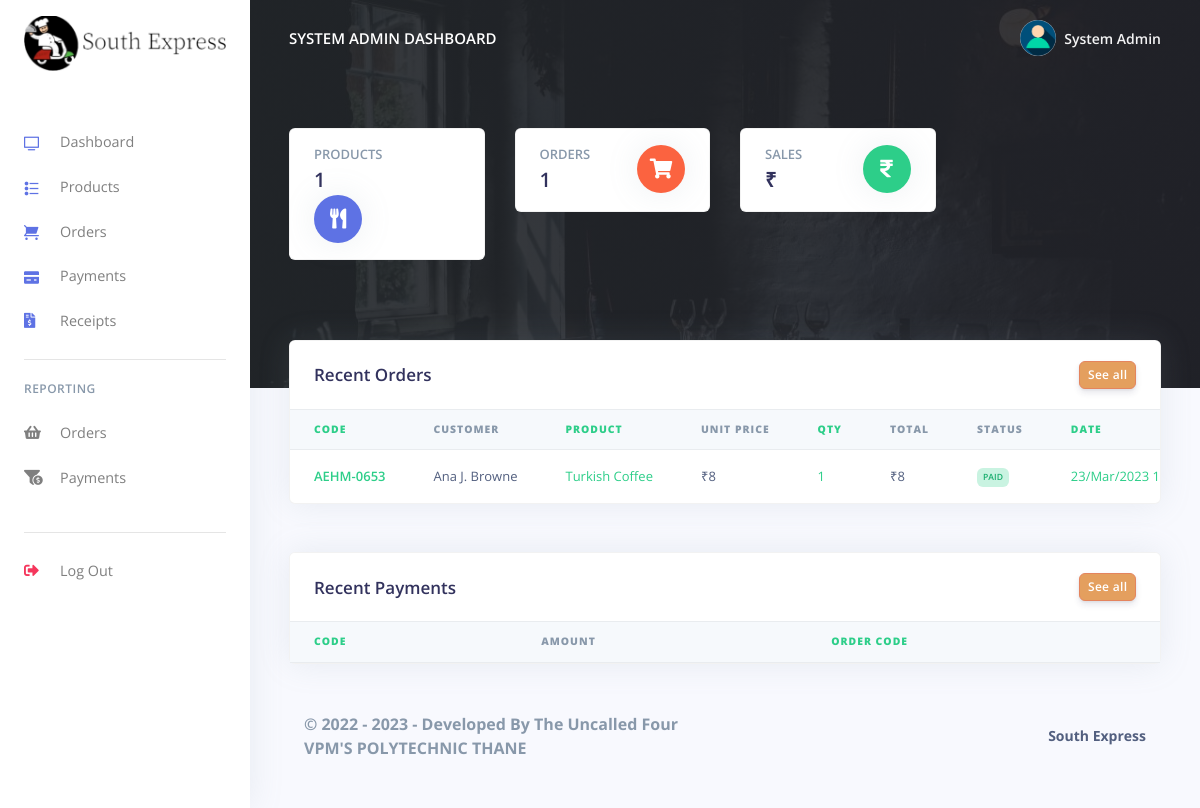
Screenshot of /Restro/admin/dashboard.php (signed in) with the database file from the repository.
### tables this page shows
CREATE TABLE `rpos_admin` (
  `admin_id` varchar(200) NOT NULL,
  `admin_name` varchar(200) NOT NULL,
  `admin_email` varchar(200) NOT NULL,
  `admin_password` varchar(200) NOT NULL
);

CREATE TABLE `rpos_orders` (
  `order_code` varchar(200) NOT NULL,
  `customer_name` varchar(200) NOT NULL,
  `prod_id` varchar(200) NOT NULL,
  `prod_name` varchar(200) NOT NULL,
  `prod_price` varchar(200) NOT NULL,
  `prod_qty` varchar(200) NOT NULL,
  `order_status` varchar(200) NOT NULL,
  `created_at` timestamp(6) NOT NULL DEFAULT CURRENT_TIMESTAMP(6) ON UPDATE CURRENT_TIMESTAMP(6)
);

### Restro/admin/partials/_analytics.php (called while the page is built, shortened)
<?php
$query = "SELECT COUNT(*) FROM `rpos_orders` ";
$stmt = $mysqli->prepare($query);
$stmt->execute();
$stmt->bind_result($orders);
$query = "SELECT COUNT(*) FROM `rpos_products` ";
$stmt = $mysqli->prepare($query);
$stmt->execute();
$stmt->bind_result($products);

### Restro/admin/dashboard.php (the view, shortened to what this page needs)
<?php
include('config/config.php');
require_once('partials/_head.php');
require_once('partials/_analytics.php');
?>
<body>
  <?php
  require_once('partials/_sidebar.php');
  ?>
  <div class="main-content">
    <?php
    require_once('partials/_topnav.php');
    ?>
    <div style="background-image: url(assets/img/theme/restro00.jpg); background-size: cover;" class="header  pb-8 pt-5 pt-md-8">
      <span class="mask bg-gradient-dark opacity-8"></span>
      <div class="container-fluid">
        <div class="header-body">
          <div class="row">
            <div class="col-xl-3 col-lg-6">
              <div class="card card-stats mb-4 mb-xl-0">
                <div class="card-body">
                  <div class="row">
                    <div class="col">
                      <h5 class="card-title text-uppercase text-muted mb-0">Products</h5>
                      <span class="h2 font-weight-bold mb-0"><?php echo $products; ?></span>
                    </div>
                    <div class="col-auto">
                      <div class="icon icon-shape bg-primary text-white rounded-circle shadow">
                        <i class="fas fa-utensils"></i>
                      </div>
                    </div>
                  </div>
                </div>
              </div>
            </div>
            <div class="col-xl-3 col-lg-6">
              <div class="card card-stats mb-4 mb-xl-0">
                <div class="card-body">
                  <div class="row">
                    <div class="col">
                      <h5 class="card-title text-uppercase text-muted mb-0">Orders</h5>
                      <span class="h2 font-weight-bold mb-0"><?php echo $orders; ?></span>
                    </div>
                    <div class="col-auto">
                      <div class="icon icon-shape bg-warning text-white rounded-circle shadow">
                        <i class="fas fa-shopping-cart"></i>
                      </div>
                    </div>
                  </div>
                </div>
              </div>
            </div>
            <div class="col-xl-3 col-lg-6">
              <div class="card card-stats mb-4 mb-xl-0">
                <div class="card-body">
                  <div class="row">
                    <div class="col">
                      <h5 class="card-title text-uppercase text-muted mb-0">Sales</h5>
                      <span class="h2 font-weight-bold mb-0">₹<?php echo $sales; ?></span>
                    </div>
                    <div class="col-auto">
                      <div class="icon icon-shape bg-green text-white rounded-circle shadow">
                      <i class="fas fa-rupee-sign"></i>
                      </div>
                    </div>
                  </div>
                </div>
              </div>
            </div>
          </div>
        </div>
      </div>
    </div>
    <div class="container-fluid mt--7">
      <div class="row mt-5">
        <div class="col-xl-12 mb-5 mb-xl-0">
          <div class="card shadow">
            <div class="card-header border-0">
              <div class="row align-items-center">
                <div class="col">
                  <h3 class="mb-0">Recent Orders</h3>
                </div>
                <div class="col text-right">
                  <a href="orders_reports.php" class="btn btn-sm btn-primary">See all</a>
                </div>
              </div>
            </div>
            <div class="table-responsive">
              <table class="table align-items-center table-flush">
                <thead class="thead-light">
                  <tr>
                    <th class="text-success" scope="col"><b>Code</b></th>
                    <th scope="col"><b>Customer</b></th>
                    <th class="text-success" scope="col"><b>Product</b></th>
                    <th scope="col"><b>Unit Price</b></th>
                    <th class="text-success" scope="col"><b>Qty</b></th>
                    <th scope="col"><b>Total</b></th>
                    <th scop="col"><b>Status</b></th>
                    <th class="text-success" scope="col"><b>Date</b></th>
                  </tr>
                </thead>
                <tbody>
                  <?php
                  $ret = "SELECT * FROM  rpos_orders ORDER BY `rpos_orders`.`created_at` DESC LIMIT 7 ";
                  $stmt = $mysqli->prepare($ret);
                  $stmt->execute();
                  $res = $stmt->get_result();
                  while ($order = $res->fetch_object()) {
                    $total = ($order->prod_price * $order->prod_qty);
                  ?>
                    <tr>
                      <th class="text-success" scope="row"><?php echo $order->order_code; ?></th>
                      <td><?php echo $order->customer_name; ?></td>
                      <td class="text-success"><?php echo $order->prod_name; ?></td>
                      <td>₹<?php echo $order->prod_price; ?></td>
                      <td class="text-success"><?php echo $order->prod_qty; ?></td>
                      <td>₹<?php echo $total; ?></td>
                      <td><?php if ($order->order_status == '') {
                            echo "<span class='badge badge-danger'>Not Paid</span>";
                          } else {
                            echo "<span class='badge badge-success'>$order->order_status</span>";
                          } ?></td>
                      <td class="text-success"><?php echo date('d/M/Y g:i', strtotime($order->created_at)); ?></td>
                    </tr>
                  <?php } ?>
                </tbody>
              </table>
            </div>
          </div>
        </div>
      </div>
      <div class="row mt-5">
        <div class="col-xl-12">
          <div class="card shadow">
            <div class="card-header border-0">
              <div class="row align-items-center">
                <div class="col">
                  <h3 class="mb-0">Recent Payments</h3>
                </div>
                <div class="col text-right">
                  <a href="payments_reports.php" class="btn btn-sm btn-primary">See all</a>
                </div>
              </div>
            </div>
            <div class="table-responsive">
              <table class="table align-items-center table-flush">
                <thead class="thead-light">
                  <tr>
                    <th class="text-success" scope="col"><b>Code</b></th>
                    <th scope="col"><b>Amount</b></th>
                    <th class='text-success' scope="col"><b>Order Code</b></th>
                  </tr>
                </thead>
              </table>
            </div>
          </div>
        </div>
      </div>
      <?php require_once('partials/_footer.php'); ?>
    </div>
  </div>
</body>
</html>

### Restro/admin/partials/_head.php (shortened to what this page needs)
<!DOCTYPE html>
<html>
<head>
    <link href="assets/vendor/nucleo/css/nucleo.css" rel="stylesheet">
    <link href="assets/vendor/@fortawesome/fontawesome-free/css/all.min.css" rel="stylesheet">
    <link type="text/css" href="assets/css/argon.css?v=1.0.0" rel="stylesheet">
</head>

### Restro/admin/partials/_sidebar.php (shortened to what this page needs)
<?php
$admin_id = $_SESSION['admin_id'];
$ret = "SELECT * FROM  rpos_admin  WHERE admin_id = '$admin_id'";
$stmt = $mysqli->prepare($ret);
$stmt->execute();
$res = $stmt->get_result();
while ($admin = $res->fetch_object()) {
?>
  <nav class="navbar navbar-vertical fixed-left navbar-expand-md navbar-light bg-white" id="sidenav-main">
    <div class="container-fluid">
      <a class="navbar-brand pt-0" href="dashboard.php">
        <img src="assets/img/brand/repos1.png" class="navbar-brand-img" alt="..." height="team-1-800x800">
      </a>
      <div class="collapse navbar-collapse" id="sidenav-collapse-main">
        <ul class="navbar-nav">
          <li class="nav-item">
            <a class="nav-link" href="dashboard.php">
              <i class="ni ni-tv-2 text-primary"></i> Dashboard
            </a>
          </li>
          <li class="nav-item">
            <a class="nav-link" href="products.php">
              <i class="ni ni-bullet-list-67 text-primary"></i>Products
            </a>
          </li>
          <li class="nav-item">
            <a class="nav-link" href="orders.php">
              <i class="ni ni-cart text-primary"></i> Orders
            </a>
          </li>
          <li class="nav-item">
            <a class="nav-link" href="payments.php">
              <i class="ni ni-credit-card text-primary"></i> Payments
            </a>
          </li>
          <li class="nav-item">
            <a class="nav-link" href="receipts.php">
              <i class="fas fa-file-invoice-dollar text-primary"></i> Receipts
            </a>
          </li>
        </ul>
        <hr class="my-3">
        <h6 class="navbar-heading text-muted">Reporting</h6>
        <ul class="navbar-nav mb-md-3">
          <li class="nav-item">
            <a class="nav-link" href="orders_reports.php">
              <i class="fas fa-shopping-basket"></i> Orders
            </a>
          </li>
          <li class="nav-item">
            <a class="nav-link" href="payments_reports.php">
              <i class="fas fa-funnel-dollar"></i> Payments
            </a>
          </li>
        </ul>
        <hr class="my-3">
        <ul class="navbar-nav mb-md-3">
          <li class="nav-item">
            <a class="nav-link" href="logout.php">
              <i class="fas fa-sign-out-alt text-danger"></i> Log Out
            </a>
          </li>
        </ul>
      </div>
    </div>
  </nav>
<?php } ?>

### Restro/admin/partials/_topnav.php
<?php
$admin_id = $_SESSION['admin_id'];
$ret = "SELECT * FROM  rpos_admin  WHERE admin_id = '$admin_id'";
$stmt = $mysqli->prepare($ret);
$stmt->execute();
$res = $stmt->get_result();
while ($admin = $res->fetch_object()) {
?>
    <nav class="navbar navbar-top navbar-expand-md navbar-dark" id="navbar-main">
        <div class="container-fluid">
            <a class="h4 mb-0 text-white text-uppercase d-none d-lg-inline-block" href="dashboard.php"><?php echo $admin->admin_name; ?> Dashboard</a>
            <ul class="navbar-nav align-items-center d-none d-md-flex">
                <li class="nav-item dropdown">
                    <a class="nav-link pr-0" href="" role="button" data-toggle="dropdown" aria-haspopup="true" aria-expanded="false">
                        <div class="media align-items-center">
                            <span class="avatar avatar-sm rounded-circle">
                                <img alt="Image placeholder" src="assets/img/theme/user-a-min.png">
                            </span>
                            <div class="media-body ml-2 d-none d-lg-block">
                                <span class="mb-0 text-sm  font-weight-bold"><?php echo $admin->admin_name; ?></span>
                            </div>
                        </div>
                    </a>
                </li>
            </ul>
        </div>
    </nav>
<?php } ?>

### Restro/admin/partials/_footer.php
<footer class="py-5">
  <div class="container">
    <div class="row align-items-center justify-content-xl-between">
      <div class="col-xl-6">
        <div class="copyright text-center text-xl-left text-muted">
        <b>&copy; 2022 - <?php echo date('2023'); ?> - Developed By The Uncalled Four<br>VPM'S POLYTECHNIC THANE</b>
        </div>
      </div>
      <div class="col-xl-6">
        <ul class="nav nav-footer justify-content-center justify-content-xl-end">
          <li class="nav-item">
            <a href="dashboard.php" class="nav-link" ><b>South Express</b></a>
          </li>
        </ul>
      </div>
    </div>
  </div>
</footer>

### rows the page displays
rpos_admin: admin_name "SYSTEM ADMIN", admin_name "System Admin"
rpos_orders: order_code "AEHM-0653", customer_name "Ana J. Browne", prod_name "Turkish Coffee", prod_price "8", prod_qty "1", order_status "PAID", created_at "23/Mar/2023…"

### other values shown
$products "1"
$orders "1"
